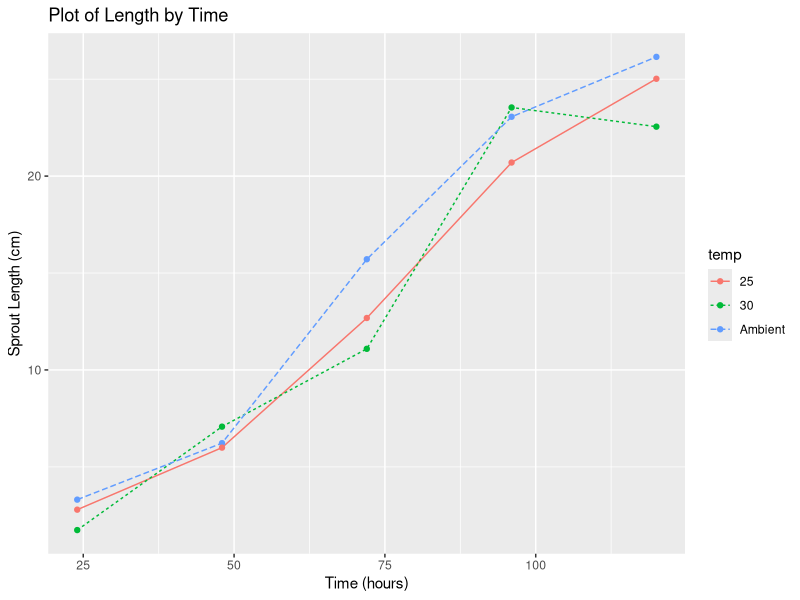
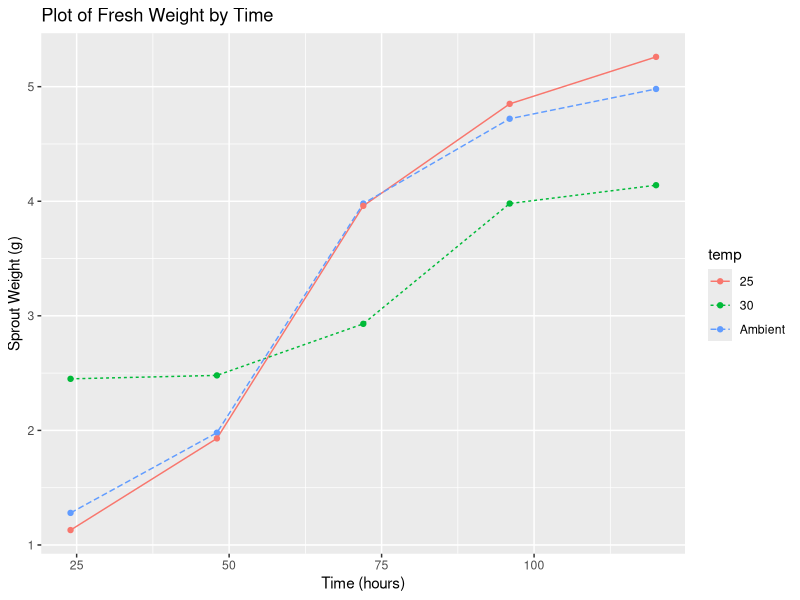

Recreate these plots in R, in order.
## ---- chunk 1
knitr::opts_chunk$set(echo = TRUE)
## ---- chunk 2
#install.packages("tidyverse")
library(tidyverse)
library(knitr)
mungbeans_df<-read.csv("mungbean.csv")

kable(mungbeans_df, caption="measured length & weight")

print("Summary of Data")
summary(mungbeans_df)
## ---- chunk 3

ggplot(data=mungbeans_df, aes(x=duration, y=length, group=temp)) +
  geom_line(aes(color=temp, linetype=temp))+
  geom_point(aes(color=temp)) +
  labs(title="Plot of Length by Time",x="Time (hours)", y = "Sprout Length (cm)")
## ---- chunk 4
ggplot(data=mungbeans_df, aes(x=duration, y=sproutwt, group=temp)) +
  geom_line(aes(color=temp, linetype=temp))+
  geom_point(aes(color=temp)) +
  labs(title="Plot of Fresh Weight by Time",x="Time (hours)", y = "Sprout Weight (g)")

## make a new df that has the temp as columns
length_df<-mungbeans_df %>% 
  select(temp, duration, length) %>%
  pivot_wider(names_from=temp, values_from=length)

## normalize the columns for the 3 temps
scaled_df <- length_df %>% mutate_at(c("Ambient", "25", "30"), ~(scale(.) %>% as.vector))

kable(length_df, caption="Lengths Compared at 3 Temps")
kable(scaled_df, caption="Normalized Data")


#ggplot(data=mungbeans_df, aes(x=duration, y=sproutdrywt, group=temp)) +
#  geom_line(aes(color=temp, linetype=temp))+
#  geom_point(aes(color=temp)) +
#  labs(title="Plot of Dry Weight by Time",x="Time (hours)", y = "Sprout Weight (g)")
